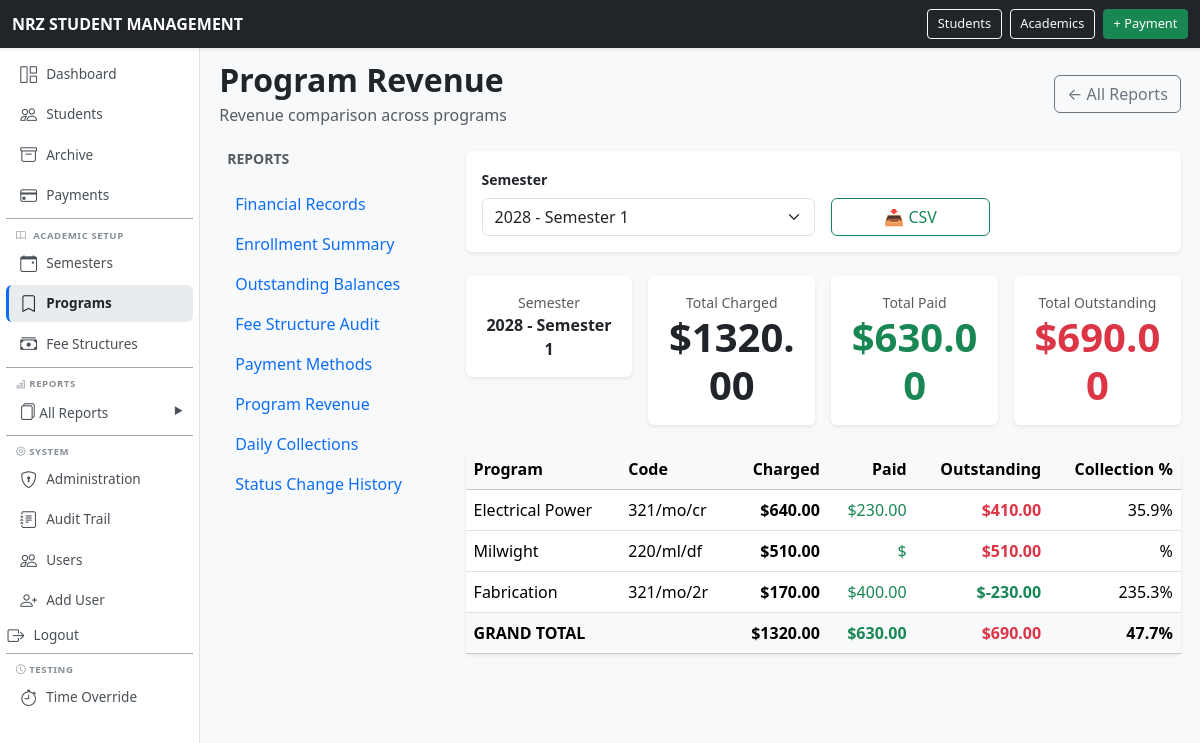
The app's page /reports/program-revenue/ (signed in) with its own data.
### school/models.py (models this page shows, shortened)
class Semester(models.Model):
    PERIOD_CHOICES = [
        (1, "Semester Period 1"),
        (2, "Semester Period 2"),
    ]
    academic_year = models.ForeignKey(
        AcademicYear,
        on_delete=models.PROTECT,
        related_name="semesters",
    )
    number = models.PositiveSmallIntegerField(
        choices=PERIOD_CHOICES,
    )
    start_date = models.DateField()
    end_date = models.DateField()
    class Meta:
        ordering = ["-academic_year__name", "number"]
        constraints = [
            models.UniqueConstraint(
                fields=["academic_year", "number"],
                name="unique_semester_period_per_year",
            ),
        ]
    def __str__(self):
        return f"{self.academic_year.name} - Semester {self.number}"

class AcademicYear(models.Model):
    name = models.CharField(
        max_length=20,
        unique=True,
    )
    start_date = models.DateField()
    end_date = models.DateField()
    is_current = models.BooleanField(
        default=False,
    )
    class Meta:
        ordering = ["-name"]
        constraints = [
            models.UniqueConstraint(
                fields=["is_current"],
                condition=Q(is_current=True),
                name="only_one_current_academic_year",
            ),
        ]

class Program(models.Model):
    CATEGORY_CHOICES = [
        ("NC", "National Certificate"),
        ("NQ", "National Qualification"),
        ("OTHER", "Other"),
    ]
    code = models.CharField(
        max_length=30,
        unique=True,
    )
    name = models.CharField(
        max_length=150,
        unique=True,
    )
    description = models.TextField(
        blank=True,
    )
    duration_years = models.PositiveSmallIntegerField()
    category = models.CharField(
        max_length=10,
        choices=CATEGORY_CHOICES,
        default="OTHER",
    )
    active = models.BooleanField(
        default=True,
    )
    class Meta:
        ordering = ["name"]

### school/views.py (the view, shortened to what this page needs)
# urls.py: path("reports/program-revenue/", views.program_revenue_report, name="program_revenue_report"),
@permission_required("school.can_view_financial_reports", raise_exception=True)
def program_revenue_report(request):
    today = get_current_date()
    current_semester = Semester.objects.filter(
        start_date__lte=today, end_date__gte=today
    ).first()
    semester = _get_filtered_semester(request, current_semester)
    export_format = request.GET.get("format")
    revenue_data = program_revenue(semester)
    for item in revenue_data:
        charged = item["charged"] or Decimal("0")
        paid = item["paid"] or Decimal("0")
        item["outstanding"] = charged - paid
        item["collection_rate"] = (paid / charged * 100) if charged > 0 else 0
    total_charged = sum(item["charged"] or Decimal("0") for item in revenue_data)
    total_paid = sum(item["paid"] or Decimal("0") for item in revenue_data)
    total_outstanding = sum(item["outstanding"] for item in revenue_data)
    overall_collection_rate = (total_paid / total_charged * 100) if total_charged > 0 else 0
    all_semesters = Semester.objects.select_related("academic_year").order_by(
        "-academic_year__name", "number"
    )
    context = {
        "semester": semester,
        "revenue_data": revenue_data,
        "all_semesters": all_semesters,
        "today": today,
        "total_charged": total_charged,
        "total_paid": total_paid,
        "total_outstanding": total_outstanding,
        "overall_collection_rate": overall_collection_rate,
        "report": next((r for r in REPORTS if r["view"] == "program_revenue_report"), None),
        "reports": REPORTS,
    }
    return render(request, "school/reports/program_revenue.html", context)

### school/context_processors.py (called while the page is built)
def time_override_enabled(request):
    return {
        'ENABLE_TIME_OVERRIDE': getattr(settings, 'ENABLE_TIME_OVERRIDE', False)
    }

### school/models.py (called while the page is built)
def program_revenue(semester):
    return StudentCharge.objects.filter(
        fee_item__fee_structure__semester=semester
    ).values(
        "fee_item__fee_structure__program__id",
        "fee_item__fee_structure__program__name",
        "fee_item__fee_structure__program__code"
    ).annotate(
        charged=Sum("amount"),
        paid=Sum(
            "student__payments__amount",
            filter=Q(student__payments__semester=semester)
        )
    ).order_by("-charged")

    @classmethod
    def get_frozen_time(cls):
        obj = cls.objects.first()
        return obj.frozen_datetime if obj else None

### school/templatetags/school_tags.py (called while the page is built)
@register.filter
def mul(value, arg):
    try:
        return value * arg
    except (ValueError, TypeError):
        return value

@register.filter
def div(value, arg):
    try:
        if arg == 0:
            return 0
        return value / arg
    except (ValueError, TypeError):
        return value

### school/utils/time_utils.py (called while the page is built)
def get_current_datetime():
    if getattr(settings, 'ENABLE_TIME_OVERRIDE', False):
        from school.models import TimeOverride
        frozen = TimeOverride.get_frozen_time()
        if frozen is not None:
            if timezone.is_naive(frozen):
                frozen = timezone.make_aware(frozen)
            return frozen
    return timezone.now()

def get_current_date():
    return get_current_datetime().date()

### school/views.py (called while the page is built, shortened)
def _get_filtered_semester(request, default_semester=None):
    today = get_current_date()
    semester_id = request.GET.get("semester")
    if semester_id:
        try:
            return Semester.objects.select_related("academic_year").get(pk=semester_id)
        except Semester.DoesNotExist:
            pass
    if default_semester:
        return default_semester

### templates/school/reports/program_revenue.html (shortened to what this page needs)
{% extends "school/reports/_base.html" %}
{% load school_tags %}
{% block report_content %}
<form method="get" class="card border-0 shadow-sm mb-4 filter-form print-hidden">
    <div class="card-body">
        <div class="row g-3 align-items-end flex-wrap">
            <div class="col-12 col-md-6">
                <label class="form-label fw-semibold small">Semester</label>
                <select name="semester" class="form-select" onchange="this.form.submit()">
                    {% for s in all_semesters %}
                    <option value="{{ s.pk }}" {% if semester and semester.pk == s.pk %}selected{% endif %}>
                        {{ s }}
                    </option>
                    {% endfor %}
                </select>
            </div>
            <div class="col-12 col-md-3">
                <div class="d-flex gap-2">
                    <a href="?format=csv{% if semester %}&semester={{ semester.pk }}{% endif %}"
                       class="btn btn-outline-success w-100">
                        📥 CSV
                    </a>
                </div>
            </div>
        </div>
    </div>
</form>
{% if semester %}
<div class="row g-3 mb-4">
    <div class="col-6 col-md-3">
        <div class="card border-0 shadow-sm text-center p-3">
            <div class="text-muted small">Semester</div>
            <div class="fw-bold">{{ semester }}</div>
        </div>
    </div>
    <div class="col-6 col-md-3">
        <div class="card border-0 shadow-sm text-center p-3">
            <div class="text-muted small">Total Charged</div>
            <div class="display-6 fw-bold">${{ total_charged|floatformat:2 }}</div>
        </div>
    </div>
    <div class="col-6 col-md-3">
        <div class="card border-0 shadow-sm text-center p-3">
            <div class="text-muted small">Total Paid</div>
            <div class="display-6 fw-bold text-success">${{ total_paid|floatformat:2 }}</div>
        </div>
    </div>
    <div class="col-6 col-md-3">
        <div class="card border-0 shadow-sm text-center p-3">
            <div class="text-muted small">Total Outstanding</div>
            <div class="display-6 fw-bold text-danger">${{ total_outstanding|floatformat:2 }}</div>
        </div>
    </div>
</div>
<div class="card border-0 shadow-sm">
    <div class="card-body p-0">
        {% if revenue_data %}
        <div class="table-responsive">
            <table class="table table-hover mb-0">
                <thead class="table-light">
                    <tr>
                        <th>Program</th>
                        <th>Code</th>
                        <th class="text-end">Charged</th>
                        <th class="text-end">Paid</th>
                        <th class="text-end">Outstanding</th>
                        <th class="text-end">Collection %</th>
                    </tr>
                </thead>
                <tbody>
                    {% for item in revenue_data %}
                    <tr>
                        <td>{{ item.fee_item__fee_structure__program__name }}</td>
                        <td>{{ item.fee_item__fee_structure__program__code }}</td>
                        <td class="text-end fw-bold">${{ item.charged|floatformat:2 }}</td>
                        <td class="text-end text-success">${{ item.paid|floatformat:2 }}</td>
                        <td class="text-end {% if item.outstanding > 0 %}text-danger{% else %}text-success{% endif %} fw-bold">
                            ${{ item.outstanding|floatformat:2 }}
                        </td>
                        <td class="text-end">
                            {% if item.charged > 0 %}
                                {{ item.paid|div:item.charged|mul:100|floatformat:1 }}%
                            {% else %}
                                0%
                            {% endif %}
                        </td>
                    </tr>
                    {% endfor %}
                </tbody>
                <tfoot class="table-light fw-bold">
                    <tr>
                        <td colspan="2">GRAND TOTAL</td>
                        <td class="text-end">${{ total_charged|floatformat:2 }}</td>
                        <td class="text-end text-success">${{ total_paid|floatformat:2 }}</td>
                        <td class="text-end text-danger">${{ total_outstanding|floatformat:2 }}</td>
                        <td class="text-end">
                            {% if total_charged > 0 %}{{ total_paid|div:total_charged|mul:100|floatformat:1 }}%{% else %}0%{% endif %}
                        </td>
                    </tr>
                </tfoot>
            </table>
        </div>
        {% else %}
        <div class="text-center py-5">
            <p class="text-muted mb-0">No revenue data for {{ semester }}.</p>
        </div>
        {% endif %}
    </div>
</div>
{% else %}
<div class="card border-0 shadow-sm">
    <div class="card-body text-center py-5">
        <p class="text-muted mb-0">Select a semester to view program revenue comparison.</p>
    </div>
</div>
{% endif %}
{% endblock %}

### templates/base.html (style rules this page uses)
body { margin: 0; padding: 0; background-color: #f8f9fa; }

### records on screen
Semester: academic_year+number "2028 - Semester 1"
Program: fee_item__fee_structure__program__name "Electrical Power", fee_item__fee_structure__program__code "321/mo/cr", charged "640.00", paid "230.00", outstanding "410.00", paid|div "35.9"
Program: fee_item__fee_structure__program__name "Milwight", fee_item__fee_structure__program__code "220/ml/df", charged "510.00", outstanding "510.00"
Program: fee_item__fee_structure__program__name "Fabrication", fee_item__fee_structure__program__code "321/mo/2r", charged "170.00", paid "400.00", outstanding "-230.00", paid|div "235.3"

### other values on screen
{{ report.name }} "Program Revenue"
{{ report.desc }} "Revenue comparison across programs"
{{ r.name }} "Financial Records" "Enrollment Summary" "Outstanding Balances" "Fee Structure Audit" "Payment Methods" "Program Revenue" "Daily Collections" "Status Change History"
{{ total_charged|floatformat:2 }} "1320.00"
{{ total_paid|floatformat:2 }} "630.00"
{{ total_outstanding|floatformat:2 }} "690.00"
{{ total_paid|div:total_charged|mul:100|floatformat:1 }} "47.7"
form field semester "2028 - Semester 1"
